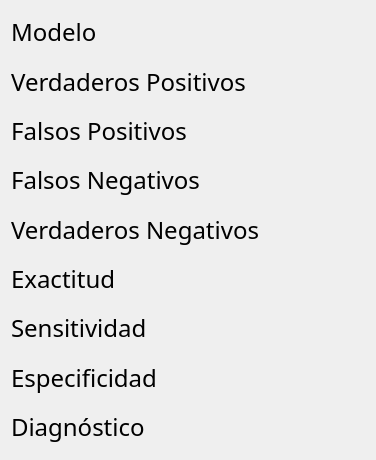
   <widget class="QWidget" name="verticalLayoutWidget_2">
    <property name="geometry">
     <rect>
      <x>670</x>
      <y>20</y>
      <width>291</width>
      <height>460</height>
     </rect>
    </property>
    <layout class="QVBoxLayout" name="verticalLayout_33">
     <item>
      <layout class="QHBoxLayout" name="horizontalLayout_2">
       <item alignment="Qt::AlignLeft|Qt::AlignVCenter">
        <widget class="QLabel" name="label_35">
         <property name="font">
          <font>
           <family>CMU Serif</family>
           <pointsize>18</pointsize>
          </font>
         </property>
         <property name="text">
          <string>Modelo</string>
         </property>
         <property name="alignment">
          <set>Qt::AlignLeading|Qt::AlignLeft|Qt::AlignVCenter</set>
         </property>
        </widget>
       </item>
       <item alignment="Qt::AlignRight|Qt::AlignVCenter">
        <widget class="QLabel" name="out1">
         <property name="minimumSize">
          <size>
           <width>100</width>
           <height>0</height>
          </size>
         </property>
         <property name="font">
          <font>
           <family>CMU Serif</family>
           <pointsize>18</pointsize>
          </font>
         </property>
         <property name="text">
          <string/>
         </property>
         <property name="alignment">
          <set>Qt::AlignRight|Qt::AlignTrailing|Qt::AlignVCenter</set>
         </property>
        </widget>
       </item>
      </layout>
     </item>
     <item>
      <layout class="QHBoxLayout" name="horizontalLayout_3">
       <item alignment="Qt::AlignLeft|Qt::AlignVCenter">
        <widget class="QLabel" name="label_37">
         <property name="font">
          <font>
           <family>CMU Serif</family>
           <pointsize>18</pointsize>
          </font>
         </property>
         <property name="text">
          <string>&lt;html&gt;&lt;head/&gt;&lt;body&gt;&lt;p align=&quot;center&quot;&gt;Verdaderos Positivos&lt;/p&gt;&lt;/body&gt;&lt;/html&gt;</string>
         </property>
         <property name="alignment">
          <set>Qt::AlignLeading|Qt::AlignLeft|Qt::AlignVCenter</set>
         </property>
        </widget>
       </item>
       <item alignment="Qt::AlignRight|Qt::AlignVCenter">
        <widget class="QLabel" name="out2">
         <property name="minimumSize">
          <size>
           <width>100</width>
           <height>0</height>
          </size>
         </property>
         <property name="font">
          <font>
           <family>CMU Serif</family>
           <pointsize>18</pointsize>
          </font>
         </property>
         <property name="text">
          <string/>
         </property>
         <property name="alignment">
          <set>Qt::AlignRight|Qt::AlignTrailing|Qt::AlignVCenter</set>
         </property>
        </widget>
       </item>
      </layout>
     </item>
     <item>
      <layout class="QHBoxLayout" name="horizontalLayout_4">
       <item alignment="Qt::AlignLeft|Qt::AlignVCenter">
        <widget class="QLabel" name="label_39">
         <property name="font">
          <font>
           <family>CMU Serif</family>
           <pointsize>18</pointsize>
          </font>
         </property>
         <property name="text">
          <string>&lt;html&gt;&lt;head/&gt;&lt;body&gt;&lt;p align=&quot;center&quot;&gt;Falsos Positivos&lt;/p&gt;&lt;/body&gt;&lt;/html&gt;</string>
         </property>
         <property name="alignment">
          <set>Qt::AlignRight|Qt::AlignTrailing|Qt::AlignVCenter</set>
         </property>
        </widget>
       </item>
       <item alignment="Qt::AlignRight|Qt::AlignVCenter">
        <widget class="QLabel" name="out3">
         <property name="minimumSize">
          <size>
           <width>100</width>
           <height>0</height>
          </size>
         </property>
         <property name="font">
          <font>
           <family>CMU Serif</family>
           <pointsize>18</pointsize>
          </font>
         </property>
         <property name="text">
          <string/>
         </property>
         <property name="alignment">
          <set>Qt::AlignRight|Qt::AlignTrailing|Qt::AlignVCenter</set>
         </property>
        </widget>
       </item>
      </layout>
     </item>
     <item>
      <layout class="QHBoxLayout" name="horizontalLayout_5">
       <item alignment="Qt::AlignLeft|Qt::AlignVCenter">
        <widget class="QLabel" name="label_41">
         <property name="font">
          <font>
           <family>CMU Serif</family>
           <pointsize>18</pointsize>
          </font>
         </property>
         <property name="text">
          <string>&lt;html&gt;&lt;head/&gt;&lt;body&gt;&lt;p align=&quot;center&quot;&gt;Falsos Negativos&lt;/p&gt;&lt;/body&gt;&lt;/html&gt;</string>
         </property>
         <property name="alignment">
          <set>Qt::AlignLeading|Qt::AlignLeft|Qt::AlignVCenter</set>
         </property>
        </widget>
       </item>
       <item alignment="Qt::AlignRight|Qt::AlignVCenter">
        <widget class="QLabel" name="out4">
         <property name="minimumSize">
          <size>
           <width>100</width>
           <height>0</height>
          </size>
         </property>
         <property name="font">
          <font>
           <family>CMU Serif</family>
           <pointsize>18</pointsize>
          </font>
         </property>
         <property name="text">
          <string/>
         </property>
         <property name="alignment">
          <set>Qt::AlignRight|Qt::AlignTrailing|Qt::AlignVCenter</set>
         </property>
        </widget>
       </item>
      </layout>
     </item>
     <item>
      <layout class="QHBoxLayout" name="horizontalLayout_6">
       <item alignment="Qt::AlignLeft|Qt::AlignVCenter">
        <widget class="QLabel" name="label_43">
         <property name="font">
          <font>
           <family>CMU Serif</family>
           <pointsize>18</pointsize>
          </font>
         </property>
         <property name="text">
          <string>&lt;!DOCTYPE HTML PUBLIC &quot;-//W3C//DTD HTML 4.0//EN&quot; &quot;http://www.w3.org/TR/REC-html40/strict.dtd&quot;&gt;
&lt;html&gt;&lt;head&gt;&lt;meta name=&quot;qrichtext&quot; content=&quot;1&quot; /&gt;&lt;style type=&quot;text/css&quot;&gt;
p, li { white-space: pre-wrap; }
&lt;/style&gt;&lt;/head&gt;&lt;body style=&quot; font-family:'CMU Serif'; font-size:18pt; font-weight:400; font-style:normal;&quot;&gt;
&lt;p align=&quot;center&quot; style=&quot; margin-top:12px; margin-bottom:12px; margin-left:0px; margin-right:0px; -qt-block-indent:0; text-indent:0px;&quot;&gt;Verdaderos Negativos&lt;/p&gt;&lt;/body&gt;&lt;/html&gt;</string>
         </property>
         <property name="alignment">
          <set>Qt::AlignLeading|Qt::AlignLeft|Qt::AlignVCenter</set>
         </property>
        </widget>
       </item>
       <item alignment="Qt::AlignRight|Qt::AlignVCenter">
        <widget class="QLabel" name="out5">
         <property name="minimumSize">
          <size>
           <width>100</width>
           <height>0</height>
          </size>
         </property>
         <property name="font">
          <font>
           <family>CMU Serif</family>
           <pointsize>18</pointsize>
          </font>
         </property>
         <property name="text">
          <string/>
         </property>
         <property name="alignment">
          <set>Qt::AlignRight|Qt::AlignTrailing|Qt::AlignVCenter</set>
         </property>
        </widget>
       </item>
      </layout>
     </item>
     <item>
      <layout class="QHBoxLayout" name="horizontalLayout_8">
       <item alignment="Qt::AlignLeft|Qt::AlignVCenter">
        <widget class="QLabel" name="label_47">
         <property name="font">
          <font>
           <family>CMU Serif</family>
           <pointsize>18</pointsize>
          </font>
         </property>
         <property name="text">
          <string>Exactitud</string>
         </property>
         <property name="alignment">
          <set>Qt::AlignLeading|Qt::AlignLeft|Qt::AlignVCenter</set>
         </property>
        </widget>
       </item>
       <item alignment="Qt::AlignRight|Qt::AlignVCenter">
        <widget class="QLabel" name="out6">
         <property name="minimumSize">
          <size>
           <width>100</width>
           <height>0</height>
          </size>
         </property>
         <property name="font">
          <font>
           <family>CMU Serif</family>
           <pointsize>18</pointsize>
          </font>
         </property>
         <property name="text">
          <string/>
         </property>
         <property name="alignment">
          <set>Qt::AlignRight|Qt::AlignTrailing|Qt::AlignVCenter</set>
         </property>
        </widget>
       </item>
      </layout>
     </item>
     <item>
      <layout class="QHBoxLayout" name="horizontalLayout_9">
       <item alignment="Qt::AlignLeft|Qt::AlignVCenter">
        <widget class="QLabel" name="label_49">
         <property name="font">
          <font>
           <family>CMU Serif</family>
           <pointsize>18</pointsize>
          </font>
         </property>
         <property name="text">
          <string>Sensitividad</string>
         </property>
         <property name="alignment">
          <set>Qt::AlignLeading|Qt::AlignLeft|Qt::AlignVCenter</set>
         </property>
        </widget>
       </item>
       <item alignment="Qt::AlignRight|Qt::AlignVCenter">
        <widget class="QLabel" name="out7">
         <property name="minimumSize">
          <size>
           <width>100</width>
           <height>0</height>
          </size>
         </property>
         <property name="font">
          <font>
           <family>CMU Serif</family>
           <pointsize>18</pointsize>
          </font>
         </property>
         <property name="text">
          <string/>
         </property>
         <property name="alignment">
          <set>Qt::AlignRight|Qt::AlignTrailing|Qt::AlignVCenter</set>
         </property>
        </widget>
       </item>
      </layout>
     </item>
     <item>
      <layout class="QHBoxLayout" name="horizontalLayout">
       <item alignment="Qt::AlignLeft|Qt::AlignVCenter">
        <widget class="QLabel" name="label_34">
         <property name="font">
          <font>
           <family>CMU Serif</family>
           <pointsize>18</pointsize>
          </font>
         </property>
         <property name="text">
          <string>Especificidad</string>
         </property>
         <property name="alignment">
          <set>Qt::AlignLeading|Qt::AlignLeft|Qt::AlignVCenter</set>
         </property>
        </widget>
       </item>
       <item alignment="Qt::AlignRight|Qt::AlignVCenter">
        <widget class="QLabel" name="out8">
         <property name="minimumSize">
          <size>
           <width>100</width>
           <height>0</height>
          </size>
         </property>
         <property name="font">
          <font>
           <family>CMU Serif</family>
           <pointsize>18</pointsize>
          </font>
         </property>
         <property name="text">
          <string/>
         </property>
         <property name="alignment">
          <set>Qt::AlignRight|Qt::AlignTrailing|Qt::AlignVCenter</set>
         </property>
        </widget>
       </item>
      </layout>
     </item>
     <item>
      <layout class="QHBoxLayout" name="horizontalLayout_10">
       <item alignment="Qt::AlignLeft|Qt::AlignVCenter">
        <widget class="QLabel" name="label_36">
         <property name="font">
          <font>
           <family>CMU Serif</family>
           <pointsize>18</pointsize>
          </font>
         </property>
         <property name="text">
          <string>Diagnóstico</string>
         </property>
         <property name="alignment">
          <set>Qt::AlignLeading|Qt::AlignLeft|Qt::AlignVCenter</set>
         </property>
        </widget>
       </item>
       <item alignment="Qt::AlignRight|Qt::AlignVCenter">
        <widget class="QLabel" name="out9">
         <property name="minimumSize">
          <size>
           <width>100</width>
           <height>0</height>
          </size>
         </property>
         <property name="font">
          <font>
           <family>CMU Serif</family>
           <pointsize>18</pointsize>
          </font>
         </property>
         <property name="text">
          <string/>
         </property>
         <property name="alignment">
          <set>Qt::AlignRight|Qt::AlignTrailing|Qt::AlignVCenter</set>
         </property>
        </widget>
       </item>
      </layout>
     </item>
    </layout>
   </widget>
